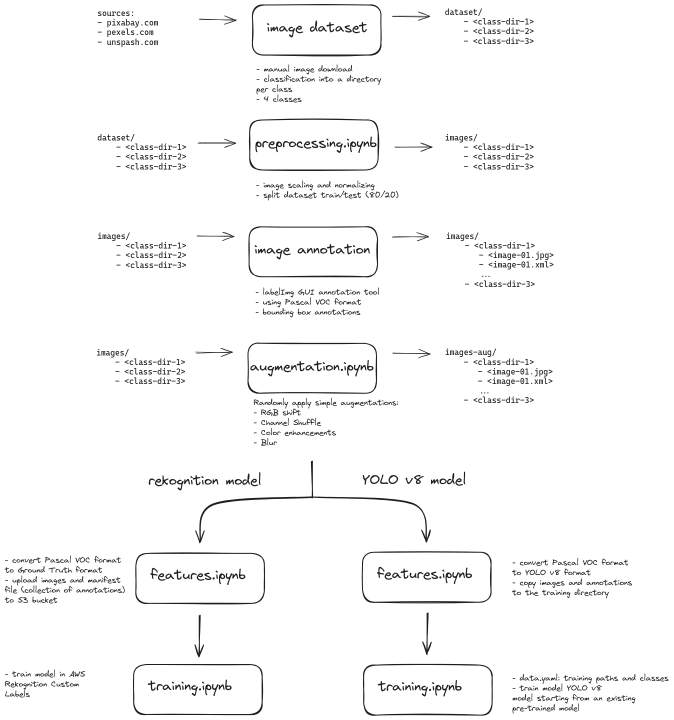
#> input picture model/overview.png, 1347 x 1440 px (shown at 1/2 size)
$ python -i image_augments.py   (imports and definitions only)
#> lines starting #> are read from the running program, lines starting #| are printed output that depends on the picture
#> further down, picture is the input picture: PIL image 1347x1440 RGBA; mean R, G, B, A 248.2, 248.2, 248.2, 255
from PIL import Image, ImageEnhance, ImageFilter
import random

# [22 lines left out: functions rotations, transpose, not called in this run]

def enhancements(img, factors=(0.5, 0.5, 0.5, 0.5)):
#> called with factors = (0.5, 0.5, 0.5, 0.5)
    augments = []

    # Brightness
    aug = ImageEnhance.Brightness(img).enhance(factors[0])
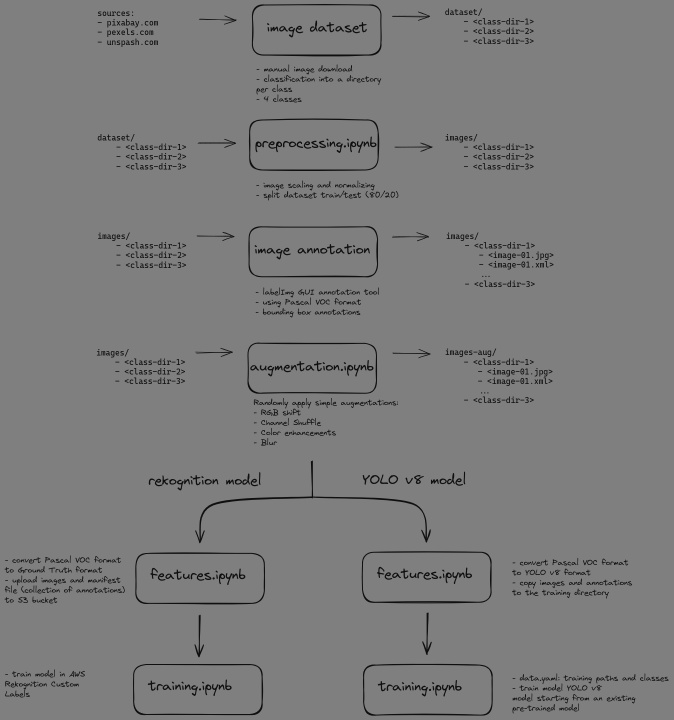
#> aug: PIL image 1347x1440 RGBA (shown at 1/2 size); mean R, G, B, A 123.6, 123.6, 123.6, 255
    augments.append(('b', aug))

    # Contrast
    aug = ImageEnhance.Contrast(img).enhance(factors[1])
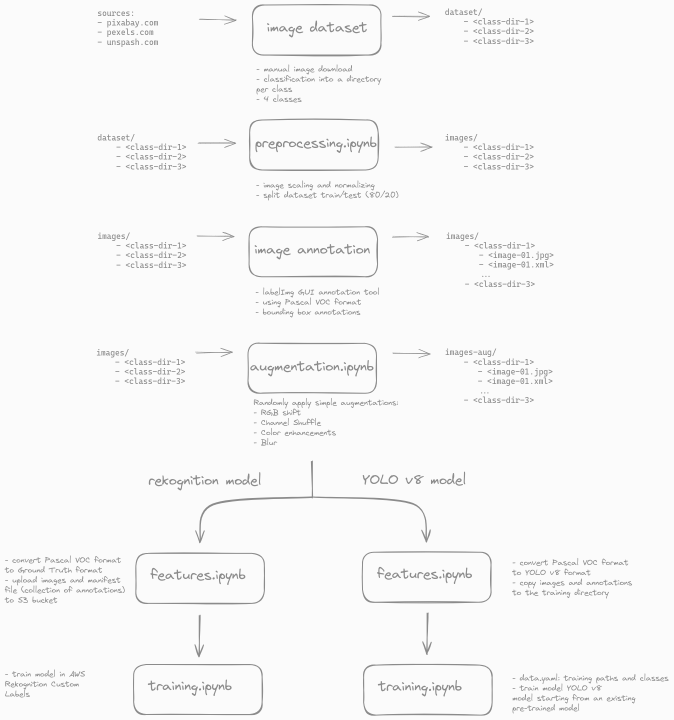
#> aug: PIL image 1347x1440 RGBA (shown at 1/2 size); mean R, G, B, A 247.6, 247.6, 247.6, 255
    augments.append(('c', aug))

    # Sharpness
    aug = ImageEnhance.Sharpness(img).enhance(factors[2])
    augments.append(('s', aug))

    # Color
    aug = ImageEnhance.Color(img).enhance(factors[3])
    augments.append(('cl', aug))

    return augments

# [37 lines left out: functions blur, rgb_shift, channel_shuffle, not called in this run]

>>> from PIL import Image
>>> picture = Image.open('../overview.png')
>>> result = enhancements(picture)
#> result = 4 items
